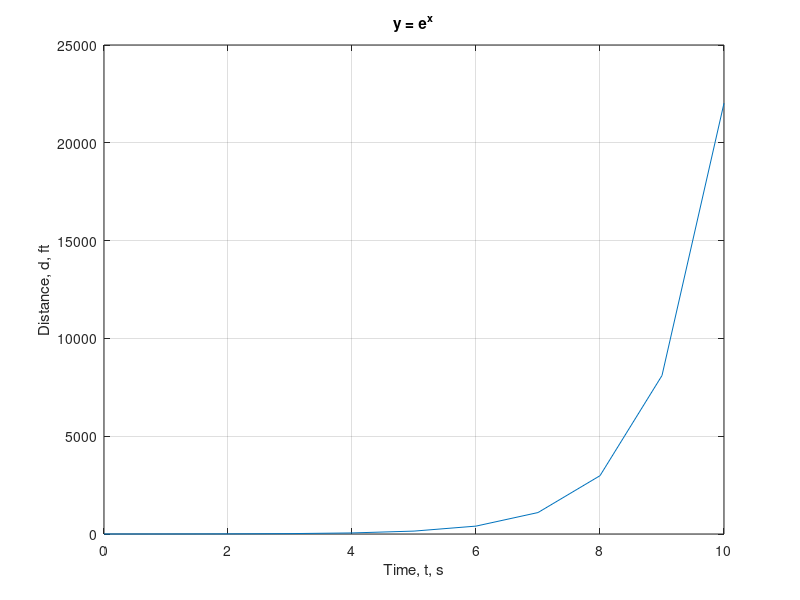

The MATLAB script that drew this image:
clc;
clear;
close all;
x=[0:1:10];
y=exp(x);
plot(x,y)
title('y = e^x')% adds title to graph
xlabel('Time, t, s')      % adds label on x-axis, note text is enclosed by single quotes ‘ text ‘
ylabel('Distance, d, ft')     % adds label on x-axis 
grid on     % turns grid lines on